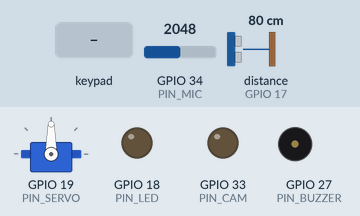
The sketch below on a simulated ESP32. Shown: servo, output pins drawn as LEDs (lit = HIGH), buzzer (waves = sounding, pin HIGH). The test bench sets the inputs (shaded band); at power-on: GPIO 34 (PIN_MIC) = 2048, distance to the obstacle (sensor on GPIO 17) 80 cm. The echo pulse lasts 58.3 µs per cm; pins used as bus, display or sensor lines are not drawn; what the sketch prints to the serial monitor is not drawn.

Above: at 2.4 s.
2.5 s: key '#' pressed
At 2.7 s:
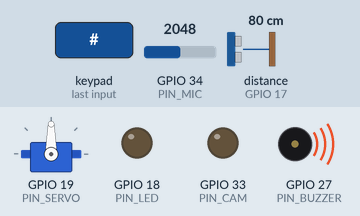
9.0 s: keypad keys 2 8 5 9 # pressed 0.4 s apart
At 11.0 s:
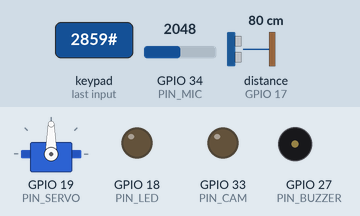
Timing chart, 0 to 18.1 s (numbered marks = the images above; inputs shaded):
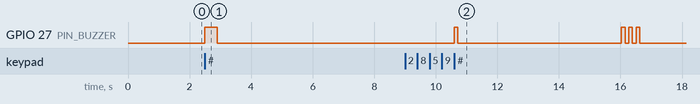

The sketch:

Codigo_Final_Sist_ALarma.ino
```cpp
// Sistema de seguridad: micrófono + ultrasónico + LED + buzzer + ESP32-CAM + teclado + servo (puerta)
// Controlador: ESP32

#include <Keypad.h>
#include <ESP32Servo.h>

// ---------- PINES ----------
const int PIN_MIC    = 34;   // A0 del módulo de sonido (3.3V)
const int TRIG       = 16;
const int ECHO       = 17;   // con divisor de tensión (el HC-SR04 saca 5V)
const int PIN_LED    = 18;   // LED de alarma (con resistencia)
const int PIN_CAM    = 33;   // señal a la ESP32-CAM (IO13)
const int PIN_BUZZER = 27;   // buzzer activo (con resistencia de 220 ohm en serie)
const int PIN_SERVO  = 19;   // señal del servo (puerta)

// ---------- TECLADO 4x4 ----------
const byte FILAS = 4;
const byte COLUMNAS = 4;
char teclas[FILAS][COLUMNAS] = {
  {'1','2','3','A'},
  {'4','5','6','B'},
  {'7','8','9','C'},
  {'*','0','#','D'}
};
// Usá los pines que te funcionaron en la prueba del teclado
byte pinesFilas[FILAS]       = {32, 26, 25, 23};
byte pinesColumnas[COLUMNAS] = {22, 21, 14, 13};
Keypad keypad = Keypad(makeKeymap(teclas), pinesFilas, pinesColumnas, FILAS, COLUMNAS);

// ---------- CONFIGURACIÓN ----------
const String CLAVE = "2859";                   // sin 1, 4, 7, *, C ni #
const String TECLAS_IGNORADAS = "147*";        // columna 1: poco confiable
const char TECLA_BORRAR = 'C';
const unsigned long PAUSA_ANTES_CALIBRAR_MS = 1500;   // deja que todo se quede quieto antes de medir (0 = sin pausa)

// Puerta (servo)
const int ANGULO_CERRADO = 90;
const int ANGULO_ABIERTO = 180;
const unsigned long TIEMPO_PUERTA_ABIERTA_MS = 5000;   // cuánto queda abierta

// Sonido
const int   VENTANA_MS     = 50;
const int   CALIBRACION_MS = 3000;
const float FACTOR_UMBRAL  = 2.0;

// Ultrasónico
const unsigned long TIEMPO_ESCUCHA = 30000UL;
const float CAMBIO_DISTANCIA_CM    = 5.0;    // cambio mínimo respecto de la referencia
const int   LECTURAS_CONFIRMAR_US  = 3;      // lecturas seguidas (mismo sentido) que confirman el cambio
const int   MUESTRAS_BASE          = 11;
const float DISPERSION_MAX_CM      = 3.0;    // si la referencia varía más que esto, avisa
const bool  DEPURAR_US             = false;  // true = imprime cada lectura del ultrasónico

// Cámara
const unsigned long PULSO_CAM_MS     = 300;
const unsigned long ESPERA_CAMARA_MS = 30000;  // el pin queda libre mientras la cámara arranca y monta la SD

// Buzzer
// true  = suena hasta que se desactive la alarma con la clave
// false = suena solo TIEMPO_BUZZER_MS y se apaga
const bool BUZZER_HASTA_DESACTIVAR = true;
const unsigned long TIEMPO_BUZZER_MS = 3000;

// ---------- ESTADO Y VARIABLES ----------
enum Estado { DESARMADO, ARMADO, ALARMA };
Estado estado = DESARMADO;

int   umbralSonido  = 0;
float distanciaBase = -1.0;
int   contadorUS = 0;
int   signoUS = 0;          // +1 = más lejos que la referencia, -1 = más cerca

String entrada = "";
bool   entradaLista = false;

unsigned long inicioAlarma = 0;
bool buzzerSonando = false;
bool camLiberada = false;   // true cuando el pin PIN_CAM ya quedó como salida en LOW

Servo servo;
bool puertaAbierta = false;
unsigned long inicioPuerta = 0;

// ---------- PUERTA (SERVO) ----------
void conectarServo() {
  if (!servo.attached()) {
    servo.setPeriodHertz(50);
    servo.attach(PIN_SERVO, 500, 2400);
  }
}

void abrirPuerta() {
  Serial.println("Abriendo puerta...");
  conectarServo();
  servo.write(ANGULO_ABIERTO);
  puertaAbierta = true;
  inicioPuerta = millis();
}

void cerrarPuerta() {
  Serial.println("Cerrando puerta...");
  conectarServo();
  servo.write(ANGULO_CERRADO);
  delay(700);          // da tiempo a que llegue a la posición
  servo.detach();      // evita que el servo vibre y meta ruido al micrófono
  puertaAbierta = false;
}

void actualizarPuerta() {
  if (puertaAbierta && millis() - inicioPuerta >= TIEMPO_PUERTA_ABIERTA_MS) {
    cerrarPuerta();
  }
}

// ---------- CÁMARA ----------
// Durante los primeros 30 s el pin queda libre (INPUT) para no interferir con la SD de la cámara
void actualizarPinCamara() {
  if (!camLiberada && millis() >= ESPERA_CAMARA_MS) {
    pinMode(PIN_CAM, OUTPUT);
    digitalWrite(PIN_CAM, LOW);
    camLiberada = true;
  }
}

// ---------- TECLADO ----------
void leerTeclado() {
  char k = keypad.getKey();
  if (!k) return;

  // Teclas poco confiables: se ignoran para que no ensucien la clave
  if (TECLAS_IGNORADAS.indexOf(k) >= 0) return;

  if (k == '#') {
    entradaLista = true;
  } else if (k == TECLA_BORRAR) {
    entrada = "";
    Serial.println("\nEntrada borrada");
  } else if (entrada.length() < 8) {
    entrada += k;
    Serial.print('*');   // no se muestra la clave
  }
}

void pitidos(int cantidad, int ms) {
  for (int i = 0; i < cantidad; i++) {
    digitalWrite(PIN_BUZZER, HIGH);
    delay(ms);
    digitalWrite(PIN_BUZZER, LOW);
    delay(ms);
  }
}

// ---------- SONIDO ----------
int medirAmplitud() {
  int minimo = 4095, maximo = 0;
  unsigned long inicio = millis();
  while (millis() - inicio < VENTANA_MS) {
    int lectura = analogRead(PIN_MIC);
    if (lectura < minimo) minimo = lectura;
    if (lectura > maximo) maximo = lectura;
    leerTeclado();   // así no se pierden teclas mientras mide
  }
  return maximo - minimo;
}

// ---------- ULTRASÓNICO ----------
float medirDistancia() {
  digitalWrite(TRIG, LOW);
  delayMicroseconds(2);
  digitalWrite(TRIG, HIGH);
  delayMicroseconds(10);
  digitalWrite(TRIG, LOW);

  unsigned long duracion = pulseIn(ECHO, HIGH, TIEMPO_ESCUCHA);
  if (duracion == 0) return -1.0;

  float distanciaCM = duracion / 58.0;
  if (distanciaCM <= 0 || distanciaCM >= 400) return -1.0;
  return distanciaCM;
}

// ---------- CALIBRACIÓN ----------
void calibrar() {
  Serial.println("Calibrando... no te muevas ni hagas ruido por 3 segundos");

  int maxFondo = 0;
  unsigned long inicio = millis();
  while (millis() - inicio < CALIBRACION_MS) {
    int a = medirAmplitud();
    if (a > maxFondo) maxFondo = a;
  }
  umbralSonido = maxFondo * FACTOR_UMBRAL;

  float muestras[MUESTRAS_BASE];
  int validas = 0;
  for (int i = 0; i < MUESTRAS_BASE; i++) {
    float d = medirDistancia();
    if (d > 0) muestras[validas++] = d;
    delay(60);
  }
  float dispersion = 0;
  if (validas == 0) {
    distanciaBase = -1.0;
  } else {
    for (int i = 0; i < validas - 1; i++)
      for (int j = i + 1; j < validas; j++)
        if (muestras[j] < muestras[i]) {
          float t = muestras[i]; muestras[i] = muestras[j]; muestras[j] = t;
        }
    distanciaBase = muestras[validas / 2];
    dispersion = muestras[validas - 1] - muestras[0];
  }

  contadorUS = 0;
  signoUS = 0;

  Serial.print("Ruido de fondo (max): ");
  Serial.println(maxFondo);
  Serial.print("Umbral de sonido: ");
  Serial.println(umbralSonido);
  if (distanciaBase > 0) {
    Serial.print("Distancia de referencia: ");
    Serial.print(distanciaBase);
    Serial.println(" cm");
    Serial.print("Dispersion de la referencia: ");
    Serial.print(dispersion);
    Serial.println(" cm");
    if (dispersion > DISPERSION_MAX_CM) {
      Serial.println("AVISO: lecturas inestables. Apunta a una superficie plana y mas cercana, o revisa la alimentacion.");
    }
  } else {
    Serial.println("AVISO: sin referencia de distancia. Ultrasonico desactivado hasta rearmar.");
  }
}

// ---------- ARMAR / DESARMAR / ALARMA ----------
void armar() {
  Serial.println("Clave correcta. Armando...");

  // Si la puerta estaba abierta, se cierra antes de calibrar los sensores
  if (puertaAbierta) cerrarPuerta();

  pitidos(1, 100);    // 1 pitido corto: clave aceptada, calibrando (quedate quieto)

  if (PAUSA_ANTES_CALIBRAR_MS > 0) delay(PAUSA_ANTES_CALIBRAR_MS);

  calibrar();
  entrada = "";
  entradaLista = false;

  pitidos(3, 120);    // 3 pitidos cortos: sistema ARMADO
  delay(200);         // deja que el sonido se apague antes de empezar a vigilar

  estado = ARMADO;
  Serial.println("Sistema ARMADO");
}

void desarmar() {
  bool sonaba = (estado == ALARMA);

  digitalWrite(PIN_LED, LOW);
  digitalWrite(PIN_BUZZER, LOW);
  buzzerSonando = false;
  estado = DESARMADO;
  Serial.println("Clave correcta. Sistema DESARMADO");
  pitidos(1, 300);

  if (sonaba) {
    Serial.println("La alarma habia sonado: la puerta queda cerrada");
  } else {
    abrirPuerta();   // desarmado sin alarma: se abre unos segundos y se cierra sola
  }
}

void dispararAlarma(const char* motivo) {
  Serial.println();
  Serial.println("!!! ALARMA !!!");
  Serial.print("Motivo: ");
  Serial.println(motivo);

  estado = ALARMA;
  digitalWrite(PIN_LED, HIGH);      // queda prendido hasta desactivar
  digitalWrite(PIN_BUZZER, HIGH);   // suena hasta desactivar (o TIEMPO_BUZZER_MS)
  inicioAlarma = millis();
  buzzerSonando = true;

  // Pulso hacia la ESP32-CAM para que saque la foto
  pinMode(PIN_CAM, OUTPUT);
  digitalWrite(PIN_CAM, HIGH);
  delay(PULSO_CAM_MS);
  digitalWrite(PIN_CAM, LOW);
  camLiberada = true;

  entrada = "";
  entradaLista = false;
  while (Serial.available()) Serial.read();
  Serial.println("Ingresa la clave y # para desactivar");
}

void procesarClave() {
  bool correcta = (entrada == CLAVE);
  entrada = "";
  entradaLista = false;
  Serial.println();

  if (!correcta) {
    Serial.println("Clave incorrecta");
    if (estado == DESARMADO) pitidos(1, 400);   // con el sistema armado no suena para no activar el micrófono
    return;
  }

  if (estado == DESARMADO) armar();
  else desarmar();   // ARMADO o ALARMA
}

// ---------- VIGILANCIA ----------
void vigilar() {
  // 1) Sonido
  int amplitud = medirAmplitud();
  if (entradaLista) return;   // si se ingresó una clave, tiene prioridad
  if (amplitud > umbralSonido) {
    Serial.print("Amplitud: ");
    Serial.println(amplitud);
    dispararAlarma("ruido superior al doble del ambiente");
    return;
  }

  // 2) Ultrasónico: LECTURAS_CONFIRMAR_US lecturas seguidas, todas con
  //    un cambio >= CAMBIO_DISTANCIA_CM y en el mismo sentido
  float d = medirDistancia();

  if (DEPURAR_US) {
    Serial.print("US: ");
    Serial.print(d);
    Serial.print(" cm | referencia: ");
    Serial.print(distanciaBase);
    Serial.print(" | seguidas: ");
    Serial.println(contadorUS);
  }

  if (distanciaBase > 0 && d > 0) {
    float diferencia = d - distanciaBase;

    if (fabs(diferencia) >= CAMBIO_DISTANCIA_CM) {
      int signo = (diferencia > 0) ? 1 : -1;
      if (signo == signoUS) {
        contadorUS++;
      } else {
        signoUS = signo;   // cambió el sentido: se vuelve a empezar la cuenta
        contadorUS = 1;
      }
    } else {
      contadorUS = 0;
      signoUS = 0;
    }

    if (contadorUS >= LECTURAS_CONFIRMAR_US) {
      Serial.print("Distancia: ");
      Serial.print(d);
      Serial.print(" cm (referencia ");
      Serial.print(distanciaBase);
      Serial.println(" cm)");
      dispararAlarma("cambio de distancia sostenido");
      return;
    }
  }
}

void manejarAlarma() {
  if (!BUZZER_HASTA_DESACTIVAR && buzzerSonando && millis() - inicioAlarma >= TIEMPO_BUZZER_MS) {
    digitalWrite(PIN_BUZZER, LOW);
    buzzerSonando = false;
  }
  // Respaldo: enviar 'r' por el Monitor Serie también desactiva
  if (Serial.available() && Serial.read() == 'r') desarmar();
  delay(10);
}

// ---------- SETUP / LOOP ----------
void setup() {
  Serial.begin(115200);
  pinMode(TRIG, OUTPUT);
  pinMode(ECHO, INPUT);
  pinMode(PIN_LED, OUTPUT);
  pinMode(PIN_BUZZER, OUTPUT);
  pinMode(PIN_CAM, INPUT);   // libre mientras la cámara arranca (no interfiere con su SD)
  digitalWrite(PIN_LED, LOW);
  digitalWrite(PIN_BUZZER, LOW);

  // Puerta: arranca cerrada y el servo se desconecta
  conectarServo();
  servo.write(ANGULO_CERRADO);
  delay(700);
  servo.detach();

  delay(500);
  Serial.println("Sistema DESARMADO. Ingresa la clave y # para armar");
}

void loop() {
  actualizarPinCamara();
  actualizarPuerta();
  leerTeclado();
  if (entradaLista) procesarClave();

  switch (estado) {
    case DESARMADO: delay(10); break;
    case ARMADO:    vigilar(); break;
    case ALARMA:    manejarAlarma(); break;
  }
}
```

Measured:
- after the input at 2.5 s, GPIO 27 (PIN_BUZZER): LOW → HIGH at once, → LOW 0.40 s later
- after the input at 9.0 s, GPIO 27 (PIN_BUZZER): LOW → HIGH after 1.6 s, → LOW 0.10 s later, → HIGH 5.3 s later, → LOW 0.12 s later, … (8 changes in this stretch)
